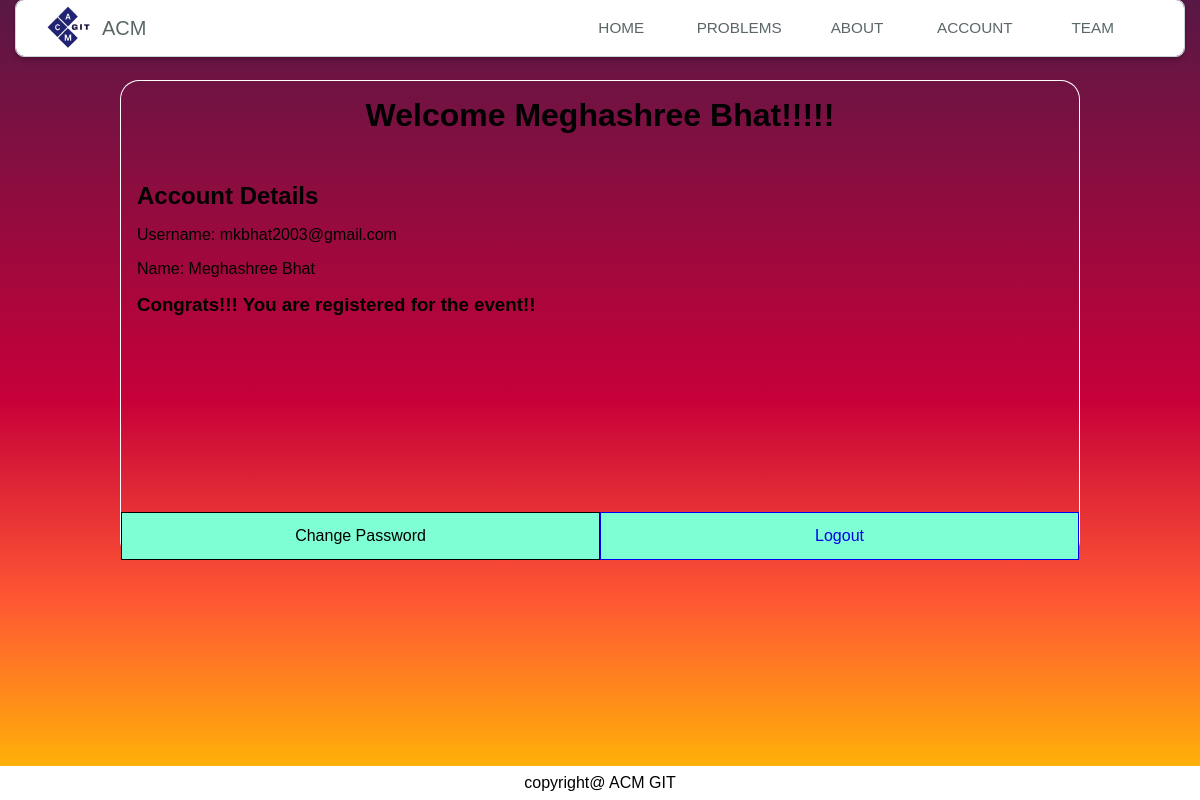
The app's page /account/ (signed in), older data.
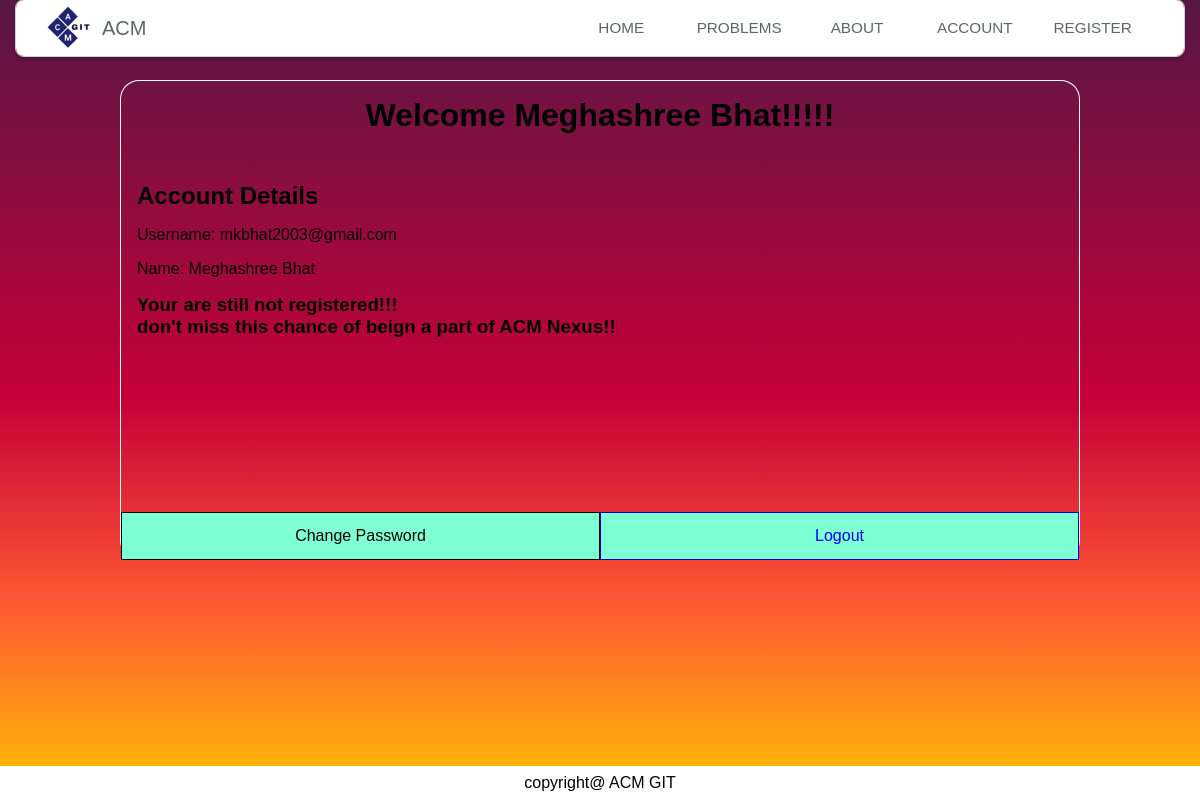
The same page, newer data.
### MainApp/models.py (models this page shows)
class CustomUser(AbstractUser):
    username = None
    email = models.EmailField(_("email address"), unique=True)
    USN = models.CharField(max_length=10)
    USERNAME_FIELD = "email"
    is_registered=models.BooleanField(default=False)
    year=models.CharField(max_length=4,default='2025')
    REQUIRED_FIELDS = []
    objects = CustomUserManager()
    def __str__(self):
        return self.email

### MainApp/views.py (the view)
# urls.py: path('account/',account,name='account'),
def account(request):
    return render(request,'MainApp/account.html')

### MainApp/templates/MainApp/account.html (shortened to what this page needs)
{% extends 'base.html' %}
{% load static %}
{% block head %}
    <link rel="stylesheet" href="{% static 'MainApp/account.css' %}">
{% endblock head %}
{% block body %}
    <div id="content">
        <h1>Welcome {{user.first_name}}!!!!!</h1>
        <div class="conatiner-account">
        <div class="deatils">
        <h2>Account Details</h2>
        <p id="{{user.id}}">Username: {{user}}</p>
        <p>Name: {{user.first_name}}</p>
        {% if not user.is_registered %}<h3>Your are still not registered!!!<br/> don't miss this chance of beign a part of ACM Nexus!! </h3> {% endif %}
        {% if user.is_registered %} <h3>Congrats!!! You are registered for the event!! </h3>{% endif %}
    </div>
            <div class="buttons">
                <div class="button-container">
                <a onclick="openBlock()">Change Password</a>
        <a href="{% url 'MainApp:logout' %}">Logout</a>
                </div>
            </div>
        </div>
    </div>
{% endblock body %}

### MainApp/templates/base.html (shortened to what this page needs)
{% load static %}
<!DOCTYPE html>
<html lang="en">
<head>
    <link rel="stylesheet" href="{% static 'base.css' %}">
    <link rel="stylesheet" href="https://cdnjs.cloudflare.com/ajax/libs/animate.css/4.1.1/animate.min.css"/>
    {% block head %}
    {% endblock head %}
</head>
<body>
  <div class="container">
    <header class="site-header">
        <div class="header__content--flow">
            <section class="header-content--left">
                <a href="#" class="brand-logo">
                  <img src="{% static 'Images/logo.svg' %}" height="50px" class="animate__animated  animate__jello" />
                    <span class="logo-text animate__animated animate__bounceInDown">ACM</span>
                </a>
            </section>
            <section class="header-content--right">
                <nav class="header-nav" role="navigation">
                    <ul class="nav__list" aria-expanded="false">
                        <li class="list-item">
                            <a class="nav__link" href="{% url 'MainApp:home' %}">Home</a>
                        </li>
                        <li class="list-item">
                            <a class="nav__link" href="{% url 'MainApp:problems' %}">Problems</a>
                        </li>
                        <li class="list-item">
                            <a class="nav__link" href="{% url 'MainApp:about' %}">About</a>
                        </li>
                        <li class="list-item">
                          {% if user.is_authenticated %}
                          <a class="nav__link" href="{% url 'MainApp:account' %}">Account</a>
                        {% else %}
                            <a class="nav__link" href="{% url 'MainApp:login' %}">Login</a>
                           {% endif %}
                        </li>
                        {% if user.is_authenticated %}
                        <li class="list-item">
                            <a class="nav__link" href="{% url 'MainApp:registration' %}">{% if not user.is_registered %}Register{% else %}Team{% endif %}</a>
                        </li>
                        {% endif %}
                    </ul>
                </nav>
            </section>
        </div>
    </header>
</div>
<div class="outer-container">
    {% block body %}
    {% endblock body %}
</div>
<div class="footer">
  copyright@ ACM GIT
</div>
</body>
</html>

### MainApp/static/base.css (style rules this page uses)
*, *::before, *::after { user-select:none; margin: 0; padding: 0; box-sizing: border-box; font-family: "Poppins" , sans-serif; }
:root { --brand-clr: hsl(185, 85%, 40%); --bg-primary: hsl(195, 20%, 86%); --border-clr: hsl(195, 16%, 82%); --accent-blue: hsl(205, 100%, 48%); --text-primary: hsl(180, 6%, 38%); --text-accent: hsl(195, 2%, 78%); --header: 3.5rem; --full-width: 100%; --padding-space: calc(var(--full-width) - 2rem); --max-width: 80rem; --min-width: 22.5rem; --bd-radius: 0.5em; --space-025: 0.25rem; --space-05: 0.5rem; --space-1: 1rem; }
a { text-decoration: none; }
body { display: flex; flex-flow: column; min-block-size: 100vh; font-family: system-ui; background: linear-gradient(180deg, #581845, #900C3F, #C70039, #FF5733, #FFC300); }
.container { position: fixed; flex-grow: 1; display: grid; place-self: center; inline-size: clamp( var(--min-width), var(--padding-space), var(--max-width) ); top: 0px; }
.site-header { --padding: 1rem; --header-margin: 5vh; --shadow: 0 0.1875em 0.3125em #0003, 0 0.125em 0.5em #0002; margin-block: auto; min-block-size: var(--header); background-color: #fff; outline: 1px solid var(--border-clr); border-radius: var(--bd-radius); padding-inline: var(--padding); box-shadow: var(--shadow); }
.header__content--flow { block-size: inherit; display: flex; flex-flow: wrap; gap: 0 clamp(3.5rem, -24.14rem + 61.43vw, 25rem); }
.header__content--flow > * { flex-grow: 1; height: var(--header); width: calc((45rem - var(--full-width) - (var(--padding) * 2)) * 999); }
.header-content--left { display: grid; grid-auto-flow: column; inline-size: max-content; place-content: center; }
.brand-logo { z-index:2; gap: var(--space-05); padding: 0.25em 0.75em; align-items: center; display: inline-flex; }
.logo-text { color: var(--text-primary); font-size: 20px; font-weight: 500; }
.header-content--right { flex-grow: 999; }
.header-nav { display: grid; align-items: center; block-size: 100%; }
.nav__list { list-style: none; display: grid; grid-auto-flow: column; justify-content: space-evenly; grid-auto-rows: 2.25rem; }
.list-item { block-size: 100%; }
.nav__link { block-size: inherit; display: inline-grid; place-items: center; min-width: 10ch; color: var(--text-primary); font-size: 15.3px; font-weight: 500; text-transform: uppercase; }
.footer { position: fixed; margin:0rem, 1rem, 0rem, 1rem; background-color: #fff; width:100%; display: flex; bottom:0px; flex-direction: column; align-items: center; padding: .5rem; }
.outer-container { overflow: auto; width:100%; height:100vh; display: flex; flex-direction: column; align-items: center; min-height:100vh; }

### MainApp/static/MainApp/account.css (style rules this page uses)
#content { padding: 1rem 0 0 0; display: flex; right: 12.5vw; width: 80vw; border: solid 1px white; border-radius: 1.2rem; min-height: 60vh; flex-direction: column; border-bottom: none; }
#content h1 { text-align: center; margin-bottom: 2rem; }
.conatiner-account { gap: 1rem; flex-grow: 2; height: 100%; width: 100%; display: flex; flex-direction: column; }
.buttons { display: flex; width: 100%; flex-grow: 2; align-items: flex-end; }
.button-container { width: 100%; display: flex; justify-content: space-evenly; height: 3rem; }
.button-container>* { display: flex; background-color: #7fffd4; border: solid 1px; cursor: pointer; text-decoration: none; width: 50%; align-items: center; justify-content: center; }
.deatils { display:flex; flex-direction: column; gap: 1rem; padding:1rem; }

Row changes from the older to the newer data that the page shows:
changed CustomUser "Meghashree Bhat": is_registered True → False (drawn)
Text that changed along with them:
text no longer shown: "TEAM Congrats!!! You are registered for the event!!"
text now shown: "REGISTER Your are still not registered!!! don't miss this chance of beign a part of ACM Nexus!!"
